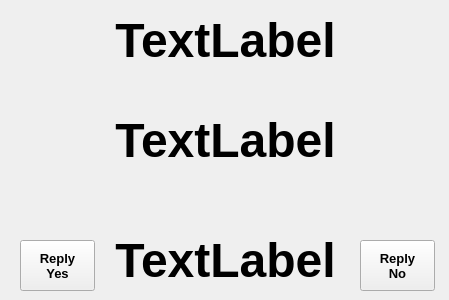
<?xml version="1.0" encoding="UTF-8"?>
<ui version="4.0">
 <class>QSYMessage</class>
 <widget class="QWidget" name="QSYMessage">
  <property name="geometry">
   <rect>
    <x>0</x>
    <y>0</y>
    <width>449</width>
    <height>300</height>
   </rect>
  </property>
  <property name="minimumSize">
   <size>
    <width>449</width>
    <height>300</height>
   </size>
  </property>
  <property name="maximumSize">
   <size>
    <width>449</width>
    <height>300</height>
   </size>
  </property>
  <property name="windowTitle">
   <string>QSYMessage</string>
  </property>
  <widget class="QLabel" name="label">
   <property name="geometry">
    <rect>
     <x>0</x>
     <y>10</y>
     <width>451</width>
     <height>61</height>
    </rect>
   </property>
   <property name="font">
    <font>
     <pointsize>36</pointsize>
     <weight>75</weight>
     <bold>true</bold>
    </font>
   </property>
   <property name="text">
    <string>TextLabel</string>
   </property>
   <property name="alignment">
    <set>Qt::AlignCenter</set>
   </property>
  </widget>
  <widget class="QLabel" name="label_2">
   <property name="geometry">
    <rect>
     <x>0</x>
     <y>110</y>
     <width>451</width>
     <height>61</height>
    </rect>
   </property>
   <property name="font">
    <font>
     <pointsize>36</pointsize>
     <weight>75</weight>
     <bold>true</bold>
    </font>
   </property>
   <property name="text">
    <string>TextLabel</string>
   </property>
   <property name="alignment">
    <set>Qt::AlignCenter</set>
   </property>
  </widget>
  <widget class="QLabel" name="label_3">
   <property name="geometry">
    <rect>
     <x>0</x>
     <y>230</y>
     <width>451</width>
     <height>61</height>
    </rect>
   </property>
   <property name="font">
    <font>
     <pointsize>36</pointsize>
     <weight>75</weight>
     <bold>true</bold>
    </font>
   </property>
   <property name="text">
    <string>TextLabel</string>
   </property>
   <property name="alignment">
    <set>Qt::AlignCenter</set>
   </property>
  </widget>
  <widget class="QPushButton" name="yesButton">
   <property name="geometry">
    <rect>
     <x>20</x>
     <y>240</y>
     <width>75</width>
     <height>51</height>
    </rect>
   </property>
   <property name="font">
    <font>
     <pointsize>10</pointsize>
     <weight>75</weight>
     <bold>true</bold>
    </font>
   </property>
   <property name="text">
    <string>Reply 
Yes</string>
   </property>
  </widget>
  <widget class="QPushButton" name="noButton">
   <property name="geometry">
    <rect>
     <x>360</x>
     <y>240</y>
     <width>75</width>
     <height>51</height>
    </rect>
   </property>
   <property name="font">
    <font>
     <pointsize>10</pointsize>
     <weight>75</weight>
     <bold>true</bold>
    </font>
   </property>
   <property name="text">
    <string>Reply 
No</string>
   </property>
  </widget>
 </widget>
 <resources/>
 <connections/>
</ui>
